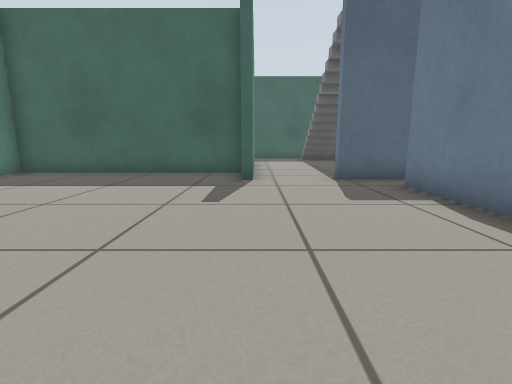
view 1 (above)

17 first-person views from a walk through a robot-simulator world made for Gazebo. The camera is 0.5 m above the floor, tilts 10° down and sees 85° across. The floor is counted in squares, 0.5 m on a side. Each view is taken from the middle of a square. On the plan, view 1 faces up. The plan holds only what a view shows up to about 11 squares ahead; the rest is blank. The place goes on beyond the plan. The robots in the file are not drawn. Simple patterns stand in for the simulator's built-in surfaces.

view 2
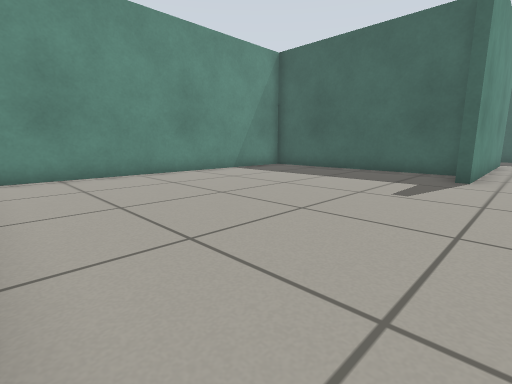

view 3
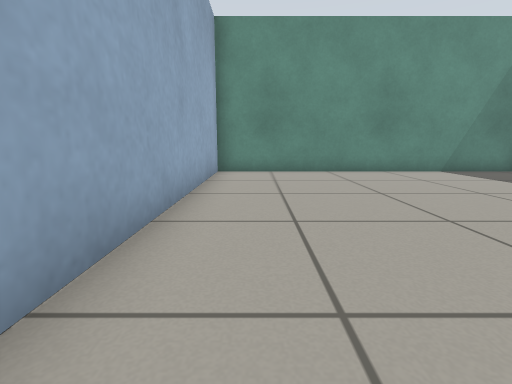

view 4
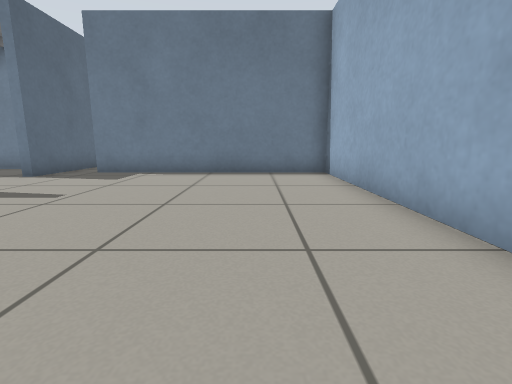

view 5
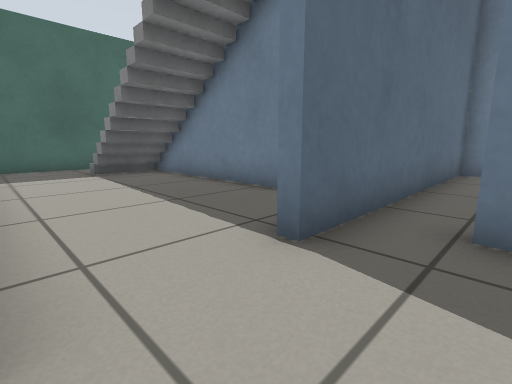

view 6
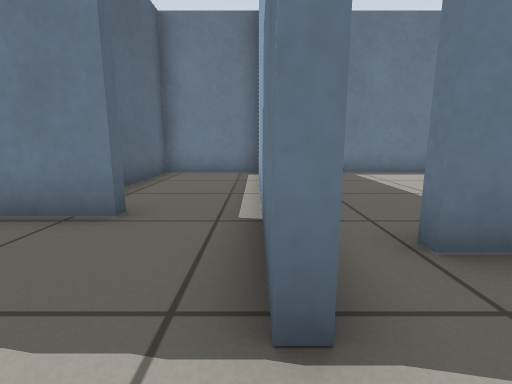

view 7
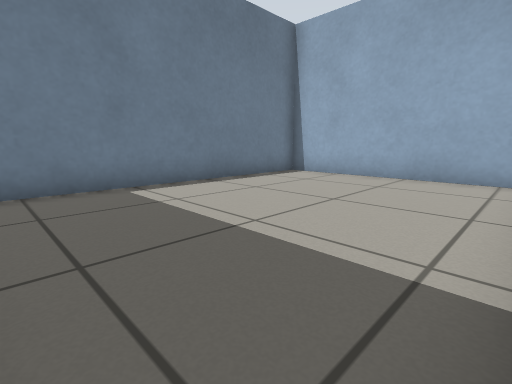

view 8
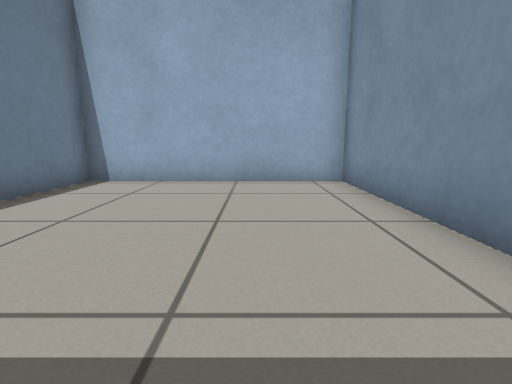

view 9
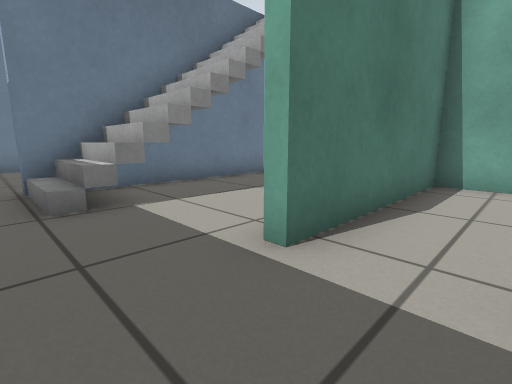

view 10
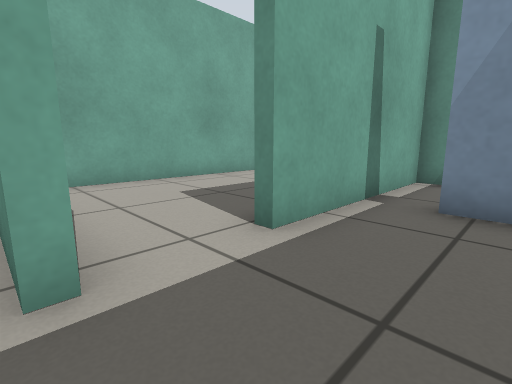

view 11
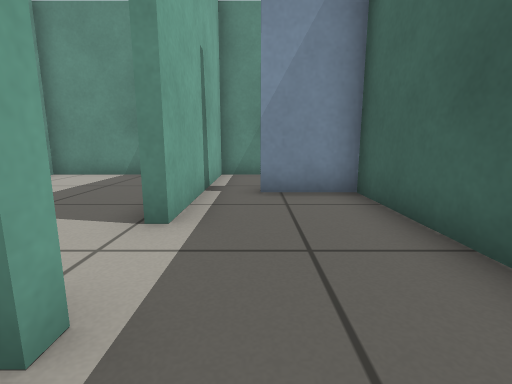

view 12
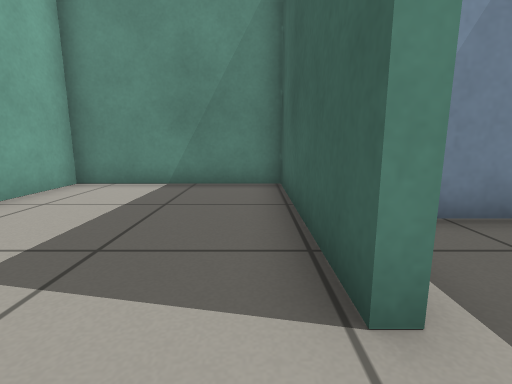

view 13
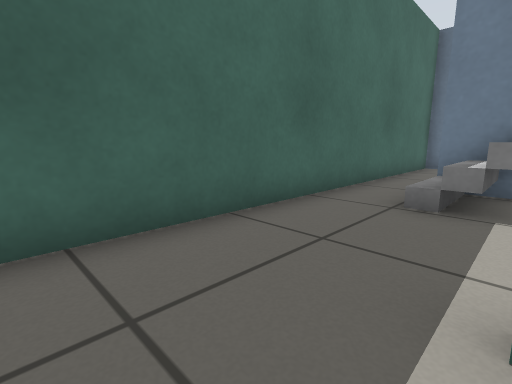

view 14
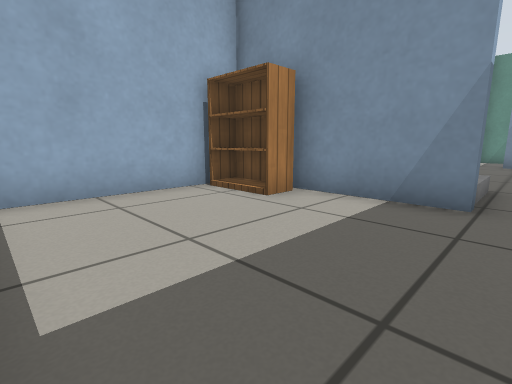

view 15
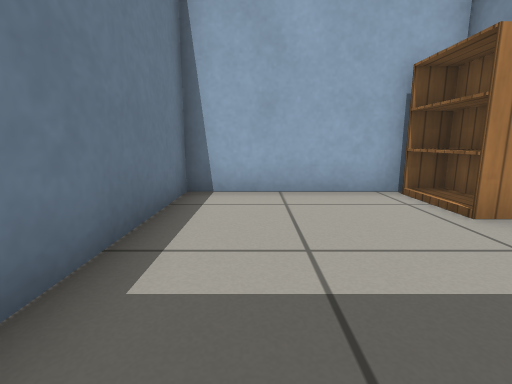

view 16
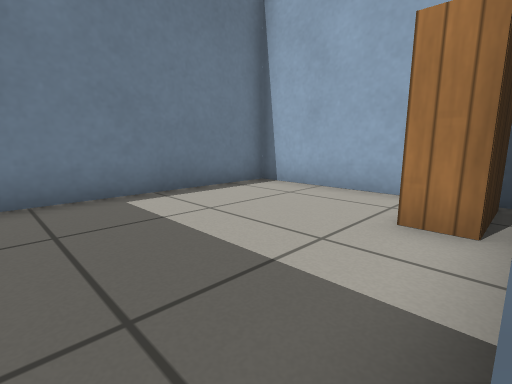

view 17
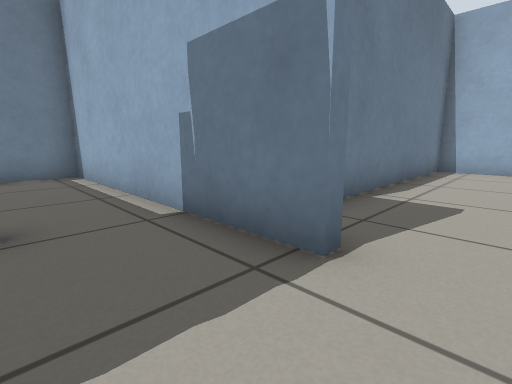

### Floor plan
Points are (right, up) in squares from view 1. A wall is a line through its corners. A room is listed if a view was taken in it or the views show most of it. See-through windows are left out.
Room 1 (views 1, 2, 3, 4, 5, 6)
walls: (-0.1, 8.6) (-0.1, 7.6) (-0.5, 7.6); (-0.4, 9.3) (-7.8, 9.3) (-7.8, -1.3) (3.4, -1.3) (3.4, 6.4); (3.4, 7.6) (2.2, 7.6) (2.2, 7.9)
ways out: opening at (3, 7) to room 2; opening at (1.5, 8) to room 4
Room 2 (views 7, 8)
walls: (3.7, 3.6) (3.7, -1.3) (10.4, -1.4) (10.4, 7.6) (3.4, 7.6)
ways out: opening at (3, 7) to room 1
Room 3 (views 9, 10, 12, 13)
walls: (-5.1, 14.9) (-2.4, 14.9) (-2.4, 14.6) (-7.8, 14.6) (-7.8, 9.6) (-0.4, 9.6) (-0.4, 14.9) (-0.1, 14.9); (0.6, 18.1) (-4.6, 18.1) (-4.6, 16)
ways out: opening at (0, 16) to room 4; gap at (-5, 16)
Room 4 (views 11, 16, 17)
walls: (-0.1, 14.9) (-0.1, 8.6); (5.1, 9.9) (4.7, 9.9) (4.7, 16.4) (5, 16.4); (2.2, 7.9) (5.4, 7.9); (5.5, 18) (0.6, 18.1)
ways out: opening at (1.5, 8) to room 1; opening at (0, 16) to room 3; opening at (5, 17) to room 5; opening at (5, 9) to room 6
Room 5 (views 14, 15)
walls: (5, 16.4) (5, 12); (5.1, 11.3) (10.4, 11.3) (10.4, 18) (5.5, 18)
ways out: opening at (5, 17) to room 4
objects: bookshelf (6, 12) to (6, 13)
Room 6 (no view inside)
walls: (5.4, 7.9) (10.4, 7.9) (10.4, 11) (7.3, 11)
ways out: opening at (5, 9) to room 4

Where each view was taken, in squares from view 1:
view 1: 0 up, 0 right, facing up
view 2: 1 down, 1 right, facing up-left
view 3: 0 up, 2 right, facing left
view 4: 1 up, 6 left, facing right
view 5: 6 up, 0 right, facing up-right
view 6: 8 up, 1 right, facing right
view 7: 7 up, 4 right, facing down-right
view 8: 6 up, 6 right, facing down
view 9: 17 up, 2 left, facing down-right
view 10: 17 up, 0 right, facing down-left
view 11: 16 up, 1 right, facing left
view 12: 14 up, 1 left, facing left
view 13: 15 up, 2 left, facing up-right
view 14: 17 up, 10 right, facing down-left
view 15: 17 up, 9 right, facing down
view 16: 17 up, 5 right, facing down-right
view 17: 10 up, 1 right, facing down-right
